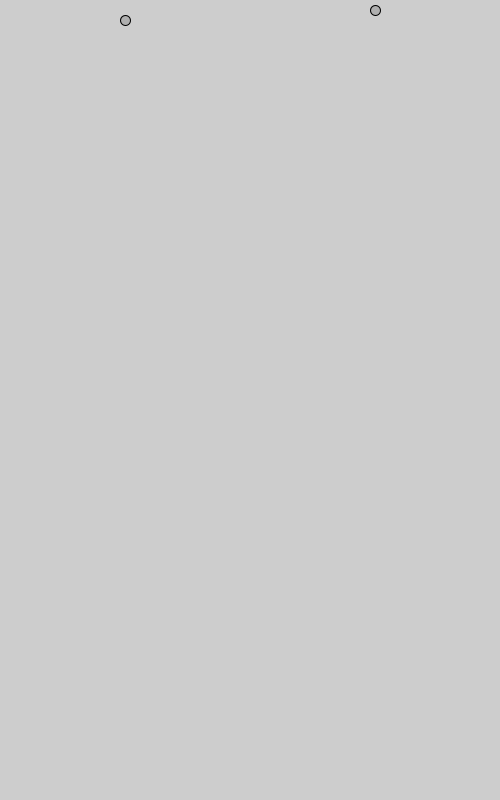
Frame 1 (no input)
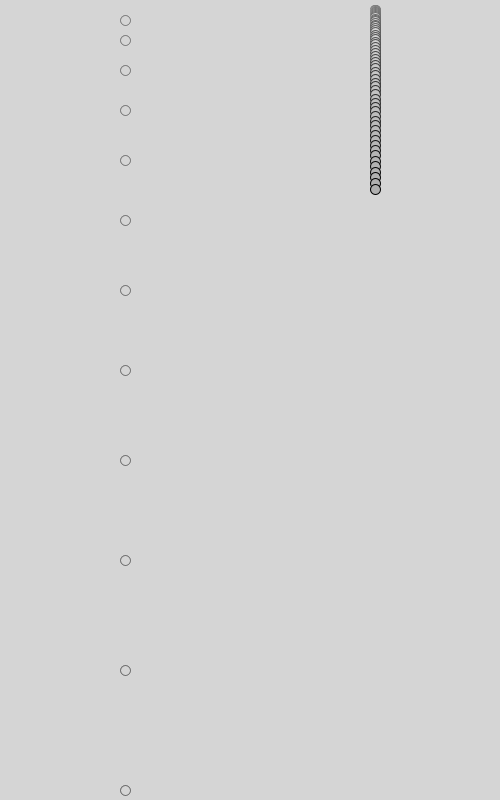
Frame 60 (the mouse pressed at the canvas centre just before this capture)
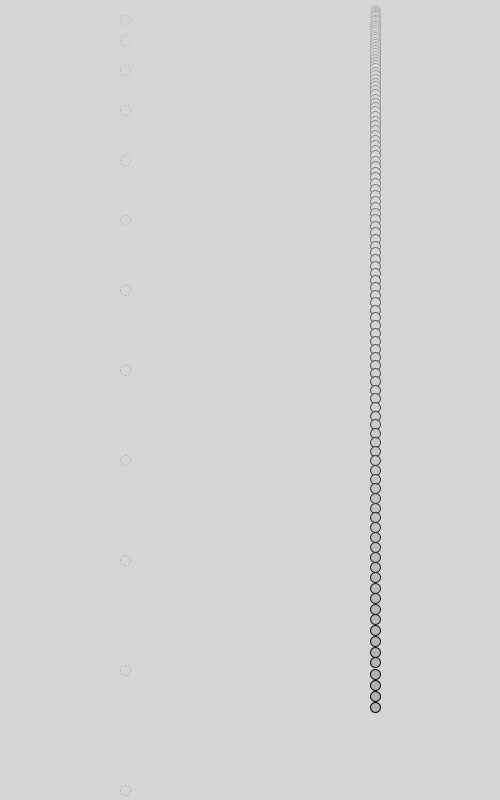
Frame 120 (the mouse held since frame 60 and released just before this capture)

The Processing sketch that drew these frames (run headless with seeded random() and noise(); from frame 60 on, the mouse is pressed at the canvas centre):

// Processing sketch: RK4_01_fall
// ── RK4_01_fall.pde
/*
physics simulation
free fall with 1st resistence

created 2018.06.03.
by Wool(wool@wool.pe.kr)
ref : http://saegil-lab.kr/?p=332
*/

float g = 10;
float c = 0.1;

float t = 0;
float vel_1 = 0; //free fall ball velocity
float vel_2 = 0; //ball with 1st resistence 
float h = 0.01;

float x_1, y_1;
float x_2, y_2; //ball with 1st resistence 

void setup() {
  size(500,800);
  
  //free fall ball initial postion
  x_1 = width/4;
  y_1 = 10;
  
  //resistence ball initial position
  x_2 = width*3/4;
  y_2 = 10;
}

void draw() {
  noStroke();
  fill(255,3);
  rect(0,0,width,height);
  
  
  t = t + h;
  
  //free fall
  vel_1 = vel_1 + g;
  y_1 = y_1 + vel_1;
  
  
  //resistance
  vel_2 = RungeKutta(vel_2);
  y_2 = y_2 + vel_2;
  
  stroke(0);
  fill(175);
  ellipse(x_1, y_1, 10,10);
  ellipse(x_2, y_2, 10,10);
  
  if(t > 1.5) {
    noLoop();
  }
}

float func(float v){
  return g - c*v;
}

//RungeKutta 4th
float RungeKutta(float v){
  float k1 = h*func(v);
  float k2 = h*func(v + 0.5*k1);
  float k3 = h*func(v + 0.5*k2);
  float k4 = h*func(v + k3);
  return v + (k1 + 2*k2 + 2*k3 + k4)/6;
}
